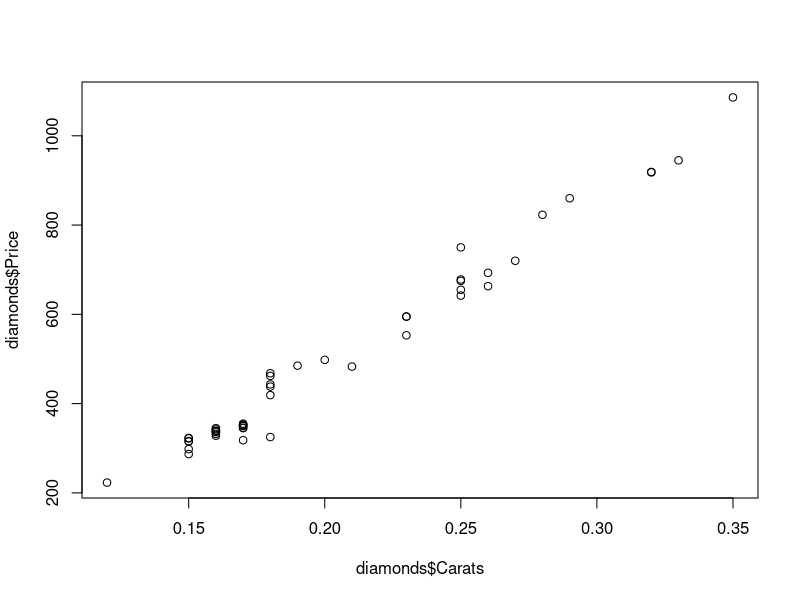
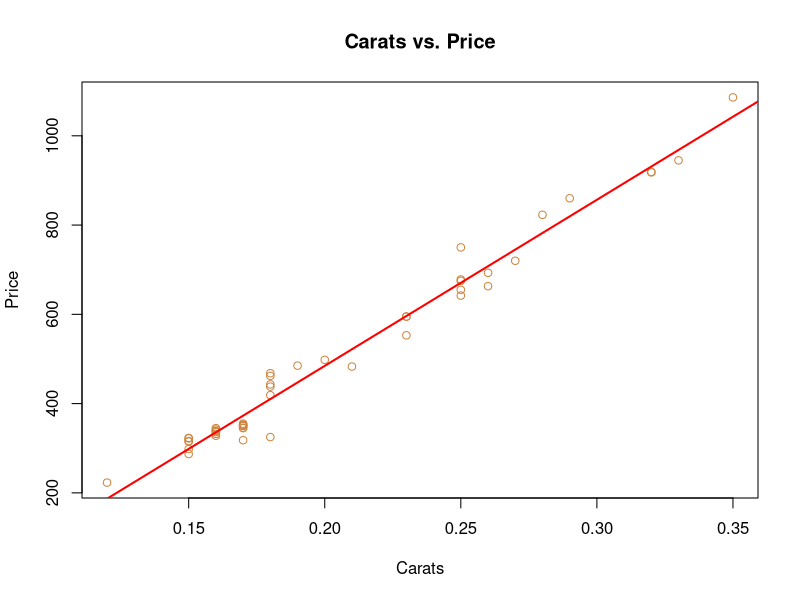

Reproduce these figures in R, in order.
diamonds<-read.csv("diamond.csv")
diamonds

plot(diamonds$Carats, diamonds$Price)

plot(diamonds$Carats, diamonds$Price, 
     col="peru",
     main="Carats vs. Price",
     xlab="Carats",
     ylab="Price")

lin.mod=lm(diamonds$Price ~ diamonds$Carats)
lin.mod
summary(lin.mod)

?abline
abline(lin.mod, col="red", lwd=2)

cor(diamonds$Carats, diamonds$Price)
